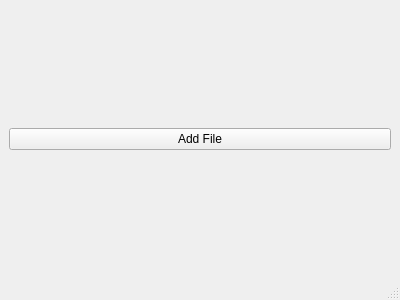
<?xml version="1.0" encoding="UTF-8"?>
<ui version="4.0">
    <author/>
    <comment/>
    <exportmacro/>
    <class>browser</class>
    <widget class="QMainWindow" name="browser">
        <property name="geometry">
            <rect>
                <x>0</x>
                <y>0</y>
                <width>400</width>
                <height>300</height>
            </rect>
        </property>
        <property name="windowTitle">
            <string>browser</string>
        </property>
        <widget class="QWidget" name="centralwidget"/>
        <widget class="QMenuBar" name="menubar">
            <property name="geometry">
                <rect>
                    <x>0</x>
                    <y>0</y>
                    <width>400</width>
                    <height>17</height>
                </rect>
            </property>
        </widget>
        <widget class="QWidget" name="centralwidget">
            <layout class="QVBoxLayout" name="verticalLayout">
                <item>
                    <widget class="QPushButton" name="addFileButton">
                        <property name="text">
                            <string>Add File</string>
                        </property>
                    </widget>
                </item>
            </layout>
        </widget>

        <widget class="QStatusBar" name="statusbar"/>
    </widget>
    <pixmapfunction/>
    <connections/>
</ui>
